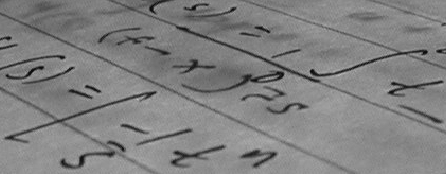
#> input picture hand_writting.png, 446 x 174 px
$ python HM1_HarrisCorner.py
#> lines starting #> are read from the running program, lines starting #| are printed output that depends on the picture; after the words box and inside, x2 and y2 are one past the last pixel; in counts of white or black regions, pixels touching at a corner belong together
### utils.py
import cv2
import matplotlib.pyplot as plt
from mpl_toolkits.mplot3d import Axes3D
import numpy as np

def read_img(path):
#> called with path = 'hand_writting.png'
    return cv2.imread(path, cv2.IMREAD_GRAYSCALE)
#> returned value is the input picture: shape (174, 446); min 10, max 197, mean 129.3

def write_img(path, img):
    cv2.imwrite(path, img)

def draw_corner(img_path, save_path, coner_list):
    vis_img = cv2.imread(img_path)
    for point in coner_list:
        cv2.circle(vis_img, (int(point[1]), int(point[0])), 2, (0,0,255), -1)

    write_img(save_path, vis_img)


def plane_func(pf, p_xy):
    return (pf[0]*p_xy[:,0] + pf[1]*p_xy[:,1] + pf[3])/-pf[2]

# [12 lines left out: function draw_save_plane_with_points, not called in this run]


### HM1_Convolve.py
import numpy as np
from utils import read_img, write_img

def padding(img, padding_size, type):
    """
        The function you need to implement for Q1 a).
        Inputs:
            img: array(float)
            padding_size: int
            type: str, zeroPadding/replicatePadding
        Outputs:
            padding_img: array(float)
    """
#> called with padding_size = 1, type = 'replicatePadding'

    if type=="zeroPadding":

        padding_img = np.zeros((img.shape[0] + 2 * padding_size, img.shape[1] + 2 * padding_size))
        padding_img[padding_size : -padding_size, padding_size : -padding_size] = img

        return padding_img

    elif type=="replicatePadding":

        padding_img = np.zeros((img.shape[0] + 2 * padding_size, img.shape[1] + 2 * padding_size))
        padding_img[padding_size : -padding_size, padding_size : -padding_size] = img

        padding_img[padding_size : -padding_size, 0 : padding_size] = img[:, 0].reshape(-1, 1)
        padding_img[padding_size : -padding_size, -padding_size : ] = img[:, -1].reshape(-1, 1)
        padding_img[0 : padding_size, padding_size : -padding_size] = img[0, :]
        padding_img[-padding_size : , padding_size : -padding_size] = img[-1, :]

        padding_img[0 : padding_size, 0 : padding_size] = img[0, 0]
#> padding_img: shape (176, 448) float64; min 0, max 0.773, mean 0.507
        padding_img[-padding_size : , 0 : padding_size] = img[-1, 0]
#> padding_img: shape (176, 448) float64; min 0, max 0.773, mean 0.507
        padding_img[0 : padding_size, -padding_size : ] = img[0, -1]
#> padding_img: shape (176, 448) float64; min 0, max 0.773, mean 0.507
        padding_img[-padding_size : , -padding_size : ] = img[-1, -1]
#> padding_img: shape (176, 448) float64; min 0.0392, max 0.773, mean 0.507

        return padding_img


# [32 lines left out: function convol_with_Toeplitz_matrix, not called in this run]


def convolve(img, kernel):
    """
        The function you need to implement for Q1 c).
        Inputs:
            img: array(float)
            kernel: array(float)
        Outputs:
            output: array(float)
    """

    #build the sliding-window convolution here
    fl_img = img.flatten()
    tgt_H = img.shape[0] - kernel.shape[0] + 1
#> tgt_H = 174
    tgt_W = img.shape[1] - kernel.shape[1] + 1
#> tgt_W = 446

    ori_columns = np.arange(kernel.shape[1])
    repeat_columns = ori_columns.reshape(-1, 1).repeat(kernel.shape[0], axis = 1).T.reshape(1, -1)

    added = np.arange(tgt_W).repeat(kernel.shape[0] * kernel.shape[1]).reshape(tgt_W, -1)
    added_column = np.arange(kernel.shape[0]).repeat(kernel.shape[1])
    all_added = added.reshape(-1, 1).repeat(tgt_H, axis = 1).T.reshape(tgt_H * tgt_W, -1)

    lines = np.arange(tgt_H).repeat(tgt_W).reshape(-1, 1)
    all_added = all_added + lines * img.shape[1]

    first_column = repeat_columns + added_column * img.shape[1]
    tmp_columns = first_column.reshape(-1, 1).repeat(tgt_H * tgt_W, axis = 1).T

    all_column = tmp_columns + all_added
    all_lines = np.arange(tgt_H * tgt_W)

    M = np.zeros((tgt_H * tgt_W, kernel.shape[0] * kernel.shape[1]))
    M[all_lines] = fl_img[all_column]

    output = (M @ kernel.reshape(-1, 1)).reshape(tgt_H, tgt_W)

    return output


# [5 lines left out: function Gaussian_filter, not called in this run]

def Sobel_filter_x(img):
    padding_img = padding(img, 1, "replicatePadding")
    sobel_kernel_x = np.array([[-1,0,1],[-2,0,2],[-1,0,1]])
    output = convolve(padding_img, sobel_kernel_x)
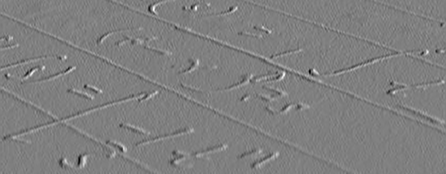
#> output: shape (174, 446) float64; min -1.93, max 1.93, mean 0.000352; drawn with min black and max white
    return output

def Sobel_filter_y(img):
    padding_img = padding(img, 1, "replicatePadding")
    sobel_kernel_y = np.array([[-1,-2,-1],[0,0,0],[1,2,1]])
    output = convolve(padding_img, sobel_kernel_y)
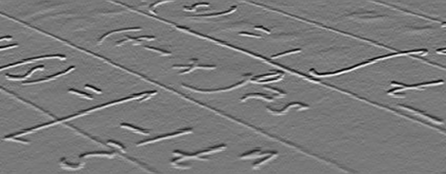
#> output: shape (174, 446) float64; min -1.85, max 2.05, mean 0.0043; drawn with min black and max white
    return output


# [33 lines that do not run on import are left out]


### HM1_HarrisCorner.py
import numpy as np
from utils import  read_img, draw_corner
from HM1_Convolve import convolve, Sobel_filter_x,Sobel_filter_y,padding


def corner_response_function(input_img, window_size, alpha, threshold):
    """
        The function you need to implement for Q3.
        Inputs:
            input_img: array(float)
            window_size: int
            alpha: float
            threshold: float
        Outputs:
            corner_list: list
    """

    # please solve the corner_response_function of each window,
    # and keep windows with theta > threshold.
    # you can use several functions from HM1_Convolve to get
    # I_xx, I_yy, I_xy as well as the convolution result.
    # for detials of corner_response_function, please refer to the slides.

    x_grad = Sobel_filter_x(input_img)
    y_grad = Sobel_filter_y(input_img)


    I_xx, I_yy, I_xy = x_grad * x_grad, y_grad * y_grad, x_grad * y_grad
    window = np.full((window_size, window_size), 1)

    H, W = I_xx.shape
#> H = 174; W = 446
    KH, KW = window_size, window_size
    padded_size = (KH - 1) // 2


    I_xx = convolve(padding(I_xx, padded_size, "replicatePadding"), window)
#> call 3 of padding, with padding_size = 2, type = 'replicatePadding'
#> in padding (call 3), `padding_img[padding_size : -padding_size, 0 : padding_size] = img[:, 0..`:
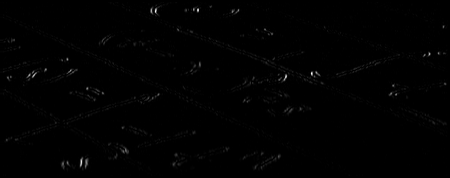
#> padding_img: shape (178, 450) float64; min 0, max 3.72, mean 0.0233; drawn with min black and max white
#> in padding (call 3), `padding_img[padding_size : -padding_size, -padding_size : ] = img[:, -..`: padding_img: shape (178, 450) float64; 0.43% of pixels changed, all inside (x1, y1, x2, y2) = (448, 2, 450, 176)
#> in padding (call 3), `padding_img[0 : padding_size, padding_size : -padding_size] = img[0, :]`: padding_img: shape (178, 450) float64; min 0, max 3.72, mean 0.0234
#> in padding (call 3), `padding_img[-padding_size : , padding_size : -padding_size] = img[-1, :]`: padding_img: shape (178, 450) float64; min 0, max 3.72, mean 0.0235
#> in padding (call 3), `padding_img[0 : padding_size, 0 : padding_size] = img[0, 0]`: padding_img: shape (178, 450) float64; min 0, max 3.72, mean 0.0235
#> in padding (call 3), `padding_img[-padding_size : , 0 : padding_size] = img[-1, 0]`: padding_img: shape (178, 450) float64; min 0, max 3.72, mean 0.0235
#> in padding (call 3), `padding_img[0 : padding_size, -padding_size : ] = img[0, -1]`: padding_img: shape (178, 450) float64; min 0, max 3.72, mean 0.0235
#> in padding (call 3), `padding_img[-padding_size : , -padding_size : ] = img[-1, -1]`: padding_img: shape (178, 450) float64; min 0, max 3.72, mean 0.0235
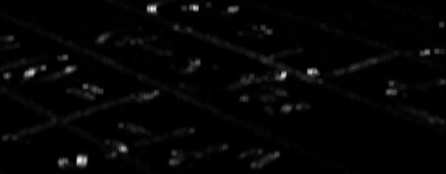
#> I_xx: shape (174, 446) float64; min 0.00168, max 27.75, mean 0.6; drawn with min black and max white
    I_yy = convolve(padding(I_yy, padded_size, "replicatePadding"), window)
#> in padding (call 4), `padding_img[padding_size : -padding_size, 0 : padding_size] = img[:, 0..`: padding_img: shape (178, 450) float64; min 0, max 4.19, mean 0.109
#> in padding (call 4), `padding_img[padding_size : -padding_size, -padding_size : ] = img[:, -..`: padding_img: shape (178, 450) float64; min 0, max 4.19, mean 0.109
#> in padding (call 4), `padding_img[0 : padding_size, padding_size : -padding_size] = img[0, :]`: padding_img: shape (178, 450) float64; min 0, max 4.19, mean 0.109
#> in padding (call 4), `padding_img[-padding_size : , padding_size : -padding_size] = img[-1, :]`: padding_img: shape (178, 450) float64; min 0, max 4.19, mean 0.109
#> in padding (call 4), `padding_img[0 : padding_size, 0 : padding_size] = img[0, 0]`: padding_img: shape (178, 450) float64; min 0, max 4.19, mean 0.109
#> in padding (call 4), `padding_img[-padding_size : , 0 : padding_size] = img[-1, 0]`: padding_img: shape (178, 450) float64; min 0, max 4.19, mean 0.109
#> in padding (call 4), `padding_img[0 : padding_size, -padding_size : ] = img[0, -1]`: padding_img: shape (178, 450) float64; min 0, max 4.19, mean 0.109
#> in padding (call 4), `padding_img[-padding_size : , -padding_size : ] = img[-1, -1]`: padding_img: shape (178, 450) float64; min 0, max 4.19, mean 0.109
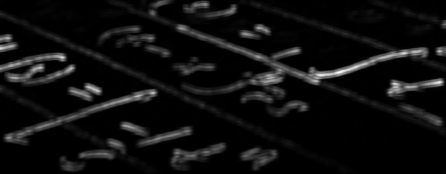
#> I_yy: shape (174, 446) float64; min 0.00314, max 46.91, mean 2.8; drawn with min black and max white
    I_xy = convolve(padding(I_xy, padded_size, "replicatePadding"), window)
#> in padding (call 5), `padding_img[padding_size : -padding_size, 0 : padding_size] = img[:, 0..`:
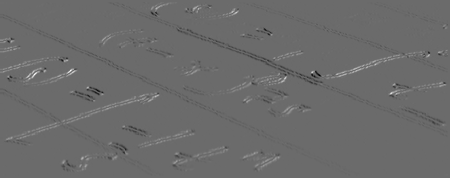
#> padding_img: shape (178, 450) float64; min -1.75, max 2.41, mean 0.00179; drawn with min black and max white
#> in padding (call 5), `padding_img[0 : padding_size, padding_size : -padding_size] = img[0, :]`: padding_img: shape (178, 450) float64; min -1.75, max 2.41, mean 0.00179
#> in padding (call 5), `padding_img[-padding_size : , padding_size : -padding_size] = img[-1, :]`: padding_img: shape (178, 450) float64; min -1.75, max 2.41, mean 0.00179
#> in padding (call 5), `padding_img[0 : padding_size, 0 : padding_size] = img[0, 0]`: padding_img: shape (178, 450) float64; min -1.75, max 2.41, mean 0.00179
#> in padding (call 5), `padding_img[-padding_size : , 0 : padding_size] = img[-1, 0]`: padding_img: shape (178, 450) float64; min -1.75, max 2.41, mean 0.00179
#> in padding (call 5), `padding_img[0 : padding_size, -padding_size : ] = img[0, -1]`: padding_img: shape (178, 450) float64; min -1.75, max 2.41, mean 0.00179
#> in padding (call 5), `padding_img[-padding_size : , -padding_size : ] = img[-1, -1]`: padding_img: shape (178, 450) float64; min -1.75, max 2.41, mean 0.00179
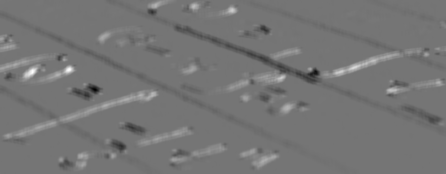
#> I_xy: shape (174, 446) float64; min -17.46, max 20.52, mean 0; drawn with min black and max white

    all_value = np.stack((I_xx, I_xy, I_xy, I_yy), axis = 2).reshape(H, W, 2, 2)
    det = np.linalg.det(all_value)
    tr = np.trace(all_value, axis1 = 2, axis2 = 3)
    theta = det - alpha * tr * tr

    ret = np.where(theta > threshold)
#> ret = 1740 positions, rows 3 to 167, columns 3 to 444
    theta_lis = theta[ret]
#> theta_lis = 1740 values, max 378.3 at index 716, min 10.01 at index 1154, mean 35.86
    corner_list = list(zip(ret[0], ret[1], theta_lis))
#> corner_list = 1740 items, first 6: (3, 206, 14.19), (3, 207, 28.68), (3, 208, 23.34), (3, 209, 14.15), (4, 197, 13.62), (4, 206, 13.51)

    return corner_list # the corners in corne_list: a tuple of (index of rows, index of cols, theta)


if __name__=="__main__":

    #Load the input images
    input_img = read_img("hand_writting.png")/255.

    #you can adjust the parameters to fit your own implementation
    window_size = 5
    alpha = 0.06
    threshold = 10

    corner_list = corner_response_function(input_img,window_size,alpha,threshold)

    # NMS
    corner_list_sorted = sorted(corner_list, key = lambda x: x[2], reverse = True)
#> corner_list_sorted = 1740 items, first 6: (71, 311, 378.3), (71, 310, 305.2), (70, 311, 301.4), (71, 312, 262.6), (72, 311, 253.1), (70, 312, 240.1)
    NML_selected = []
    NML_selected.append(corner_list_sorted[0][:-1])
    dis = 10
    for i in corner_list_sorted :
        for j in NML_selected :
            if(abs(i[0] - j[0]) <= dis and abs(i[1] - j[1]) <= dis) :
                break
        else :
            NML_selected.append(i[:-1])
#> this loop made 1740 passes
#> after the loop, NML_selected = 63 pairs, first value 5 to 165, second value 6 to 443


    #save results
    draw_corner("hand_writting.png", "result/HM1_HarrisCorner.png", NML_selected)
#> the loop in draw_corner, `for point in coner_list:` made 63 passes
#> point on passes 1 to 12: (71, 311), (52, 425), (92, 389), (57, 63), (67, 42), (86, 86), (73, 282), (6, 195), (51, 438), (10, 151), (8, 234), (91, 99)
